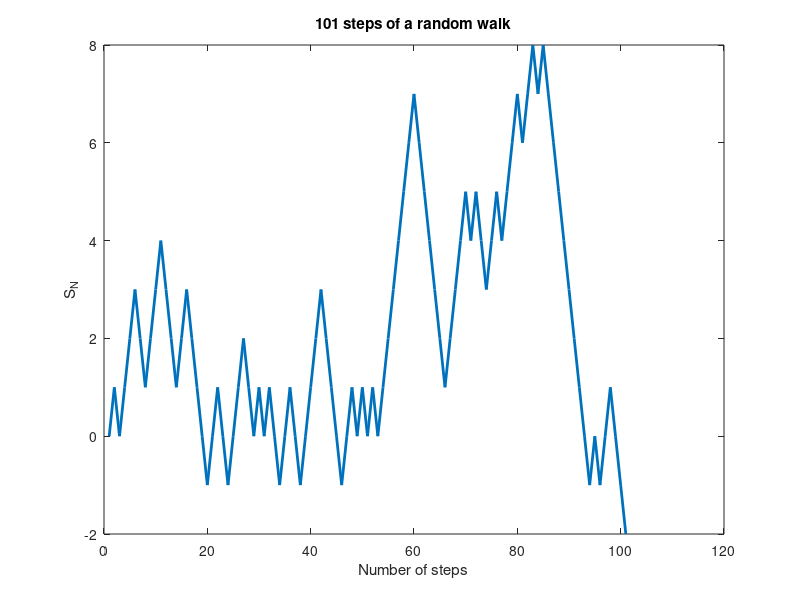

Write the MATLAB code that produced this figure.
% Random walk simulation
T=100;
Nsim=1;
x=rand(T,Nsim);
x=x-0.5
z=zeros(T,Nsim);
x=-(x<z)+(x>=z);
z1=zeros(1,Nsim)
x=[z1;x];
x=cumsum(x);
h=plot(x);
set(h,'LineWidth',2);
xlabel('Number of steps');
ylabel('S_N');;
title('101 steps of a random walk');
